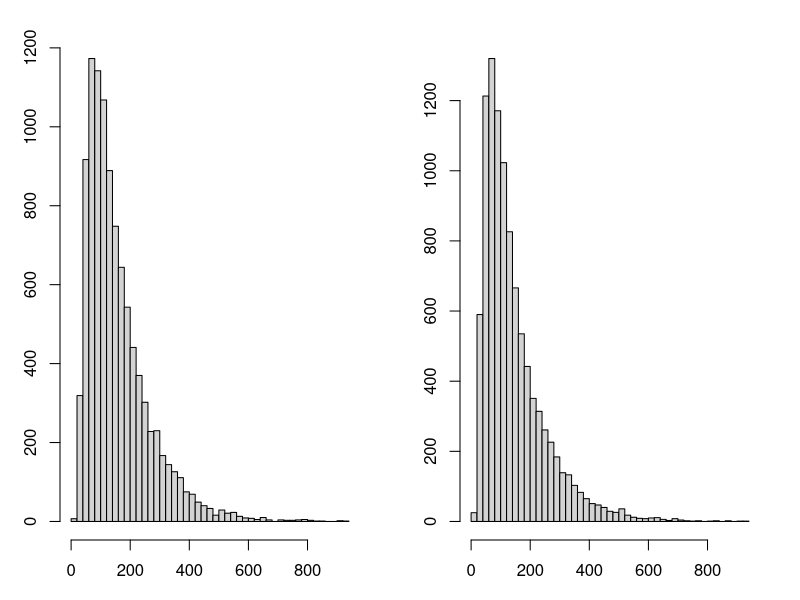

Write the R code that produced this figure.
set.seed(1)
sigma<-2;theta0<-1;theta1<-1.4;alpha<-0.05;n<-200;beta<-matrix();j<-1;N<-10000;

for(n in c(30,50,100,150,200,250,300)) {
  beta[j]<-pnorm((theta0-theta1)/sqrt(sigma^2/n)+qnorm(1-alpha,mean=0,sd=1),mean=0,sd=1)
  j<-j+1
}

matrixNP<-matrix(ncol=3,nrow=length(beta)) # final table N-P
matrixNP[,1]<-c(30,50,100,150,200,250,300)
matrixNP[,2]<-rep(alpha,length(beta));matrixNP[,3]<-beta
matrixSPRT<-matrix(nrow=length(beta),ncol=8)

for(j in 1:length(beta)) {
  A <- beta[j]/(1-alpha); B <- (1-beta[j])/alpha
  a<-log(A);b<-log(B)
  mat.H0<-matrix();mat.H1<-matrix() # tables with T0 and T1
  k<-0;l<-0 # counters for Pr(I) and Pr(II)
  
    for(i in 1:N) {
      X0<-rnorm(1,mean=theta0,sd=sigma)
      Z0<-(theta1-theta0)/sigma^2*(X0-(theta0+theta1)/2)
      Sn.0<-Z0 # initial value of sum Sn under H0
      countH0<-1 # counter for mean value E[T0]
      X1<-rnorm(1,mean=theta1,sd=sigma)
      Z1<-(theta1-theta0)/sigma^2*(X1-(theta0+theta1)/2)
      Sn.1<-Z1 # initial value of Sn under H1
      countH1<-1 # counter for the mean value E[T1]
      
      while((a<Sn.0) & (Sn.0<b)) { # loop for estimation Pr[I] and E[T0]
        X0<-rnorm(1,mean=theta0,sd=sigma)
        Z0<-(theta1-theta0)/sigma^2*(X0-(theta0+theta1)/2)
        Sn.0<-Sn.0+Z0
        countH0<-countH0+1
      }
      
      while((a<Sn.1) & (Sn.1<b)) { # loop for estim. of Pr[II] and E[T1]
        X1<-rnorm(1,mean=theta1,sd=sigma)
        Z1<-(theta1-theta0)/sigma^2*(X1-(theta0+theta1)/2)
        Sn.1<-Sn.1+Z1
        countH1<-countH1+1
      }
      
      if(Sn.0>=b) {
        k<-k+1
      }
      if(Sn.1<=a) {
        l<-l+1
      }
      
     mat.H0[i]<-countH0
     mat.H1[i]<-countH1
     
    }
  
    matrixSPRT[j,]<-c(mean(mat.H0),sd(mat.H0)/length(mat.H0)
                      ,mean(mat.H1),sd(mat.H1)/length(mat.H1),k/N,l/N,k/N+l/N,alpha+beta[j])
   }
 totalmatrix<-cbind(matrixNP,matrixSPRT) # final table
 colnames(totalmatrix)<-c("n","alpha","beta_NP","Mean[T;H0]", "s.e(T0_bar)","Mean[T;H1]", "s.e(T1_bar)","Pr[I]","Pr[II]", "Pr[I]+Pr[II]","a+b")
 print(totalmatrix)
 par(mfrow=c(1,2));par(mar=c(3,3,2,2))
hist(mat.H0,breaks=40,xlab="",ylab="",main="");hist(mat.H1,breaks=40,xlab="",
                                                      ylab="",main="")